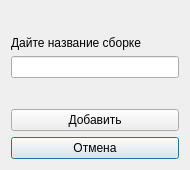
<?xml version="1.0" encoding="UTF-8"?>
<ui version="4.0">
 <class>AddBuilds</class>
 <widget class="QDialog" name="AddBuilds">
  <property name="geometry">
   <rect>
    <x>0</x>
    <y>0</y>
    <width>190</width>
    <height>170</height>
   </rect>
  </property>
  <property name="windowTitle">
   <string>Dialog</string>
  </property>
  <layout class="QGridLayout" name="gridLayout">
   <item row="1" column="0">
    <widget class="QLabel" name="label">
     <property name="text">
      <string>Дайте название сборке</string>
     </property>
    </widget>
   </item>
   <item row="2" column="0">
    <widget class="QLineEdit" name="lineName"/>
   </item>
   <item row="5" column="0">
    <widget class="QPushButton" name="canButton">
     <property name="text">
      <string>Отмена</string>
     </property>
    </widget>
   </item>
   <item row="0" column="0">
    <spacer name="verticalSpacer">
     <property name="orientation">
      <enum>Qt::Vertical</enum>
     </property>
     <property name="sizeHint" stdset="0">
      <size>
       <width>20</width>
       <height>40</height>
      </size>
     </property>
    </spacer>
   </item>
   <item row="4" column="0">
    <widget class="QPushButton" name="okButton">
     <property name="text">
      <string>Добавить</string>
     </property>
    </widget>
   </item>
   <item row="3" column="0">
    <spacer name="verticalSpacer_2">
     <property name="orientation">
      <enum>Qt::Vertical</enum>
     </property>
     <property name="sizeHint" stdset="0">
      <size>
       <width>20</width>
       <height>40</height>
      </size>
     </property>
    </spacer>
   </item>
  </layout>
 </widget>
 <resources/>
 <connections/>
</ui>
